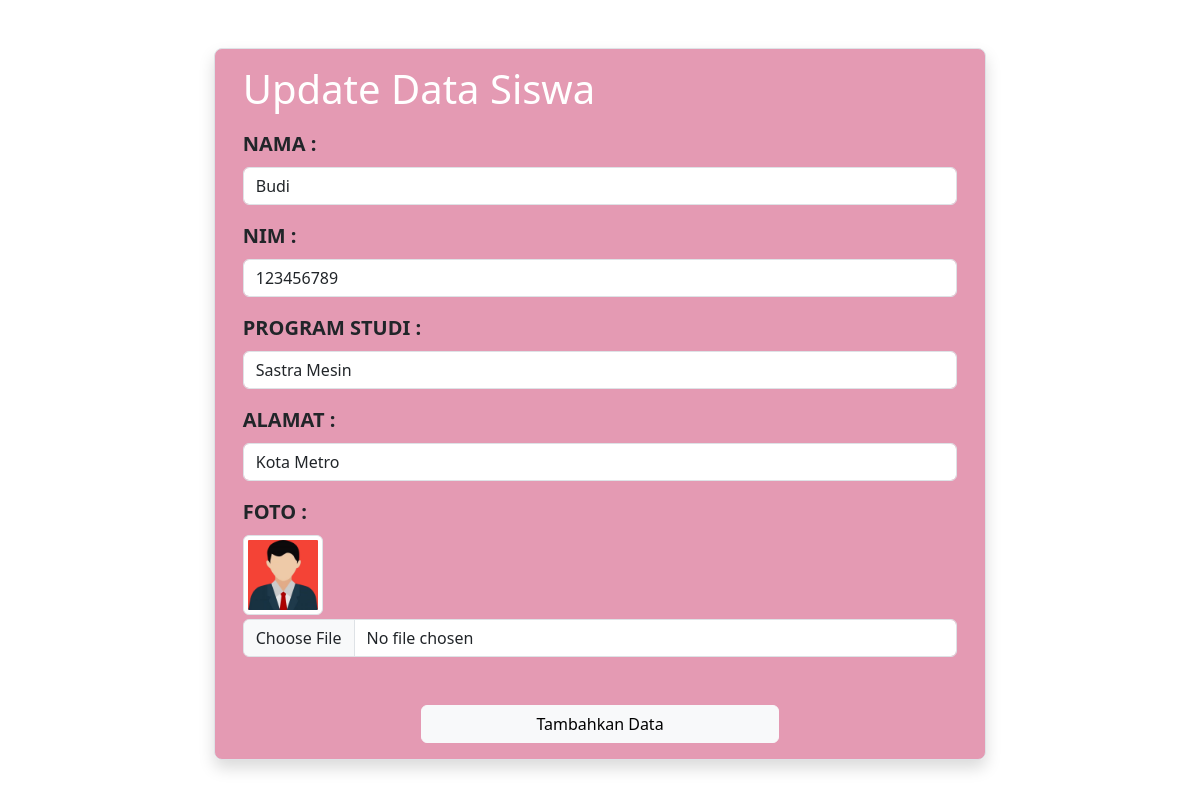
Screenshot of /ubah.php?id=7 with the database file from the repository.
### tables this page shows
CREATE TABLE `mahasiswa` (
  `id` int(11) NOT NULL,
  `nama` varchar(50) NOT NULL,
  `nim` varchar(30) NOT NULL,
  `prodi` varchar(50) NOT NULL,
  `alamat` varchar(100) NOT NULL,
  `gambar` varchar(100) NOT NULL
);

### functions.php (called while the page is built, shortened)
<?php
$syauqy = mysqli_connect("localhost","root","","database_prak8");
function query($query){
    global $syauqy;
    $result = mysqli_query($syauqy, $query);
    $rows = [] ;
    while ($row = mysqli_fetch_assoc($result)){
        $rows[] = $row;
    }
    return $rows;
}

### ubah.php (the view, shortened to what this page needs)
<?php
require 'functions.php';
$id = $_GET["id"];
$mhs = query("SELECT * FROM mahasiswa WHERE id = $id")[0];
?>
<!DOCTYPE html>
<html lang="en">
<head>
    <link href="https://cdn.jsdelivr.net/npm/bootstrap@5.3.2/dist/css/bootstrap.min.css" rel="stylesheet">
    <link rel="stylesheet" href="style/style.css">
</head>
<body>
    <div class="container d-flex justify-content-center align-items-center mt-5">
        <div class="row border rounded-3 p-3  shadow box-area" style="background-color:rgba(217, 112, 147,.7) ;">
            <h1 class="mb-3 text-white">Update Data Siswa</h1>
            <form action="" method="post" enctype="multipart/form-data">
                <div class="mb-3">
                    <label class="form-label" for="nama"> NAMA : </label>
                    <input class="form-control" type="text" name="nama" id="nama" required value="<?= $mhs["nama"]; ?>">
                </div>
                <div class="mb-3">
                    <label class="form-label" for="nim"> NIM : </label>
                    <input class="form-control" type="number" name="nim" id="nim" required value="<?= $mhs["nim"]; ?>">
                </div>
                <div class="mb-3">
                    <label class="form-label" for="prodi"> PROGRAM STUDI : </label>
                    <input class="form-control" type="text" name="prodi" id="prodi" required value="<?= $mhs["prodi"]; ?>">
                </div>
                <div class="mb-3">
                    <label class="form-label" for="alamat"> ALAMAT : </label>
                    <input class="form-control" type="text" name="alamat" id="alamat" required value="<?= $mhs["alamat"]; ?>">
                </div>
                <div class="mb-5">
                    <label class="form-label" for="gambar"> FOTO : </label>
                    <div class="mb-1">
                        <img class="img-thumbnail" src="data/image/<?= $mhs["gambar"]; ?>" alt="" width="80">
                    </div>
                    <input class="form-control" type="file" name="gambar" id="gambar">
                </div>
                <div class="d-grid gap-2 col-6 mx-auto">
                    <button class="btn btn-light" type="submit" name="submit">Tambahkan Data</button>
                </div>
            </form>
        </div>
    </div>
</body>
</html>

### style/style.css (style rules this page uses)
label { font-weight: 700; font-size: 20px; }

### rows the page displays
mahasiswa: nama "Budi", nim "123456789", prodi "Sastra Mesin", alamat "Kota Metro", gambar (picture)
